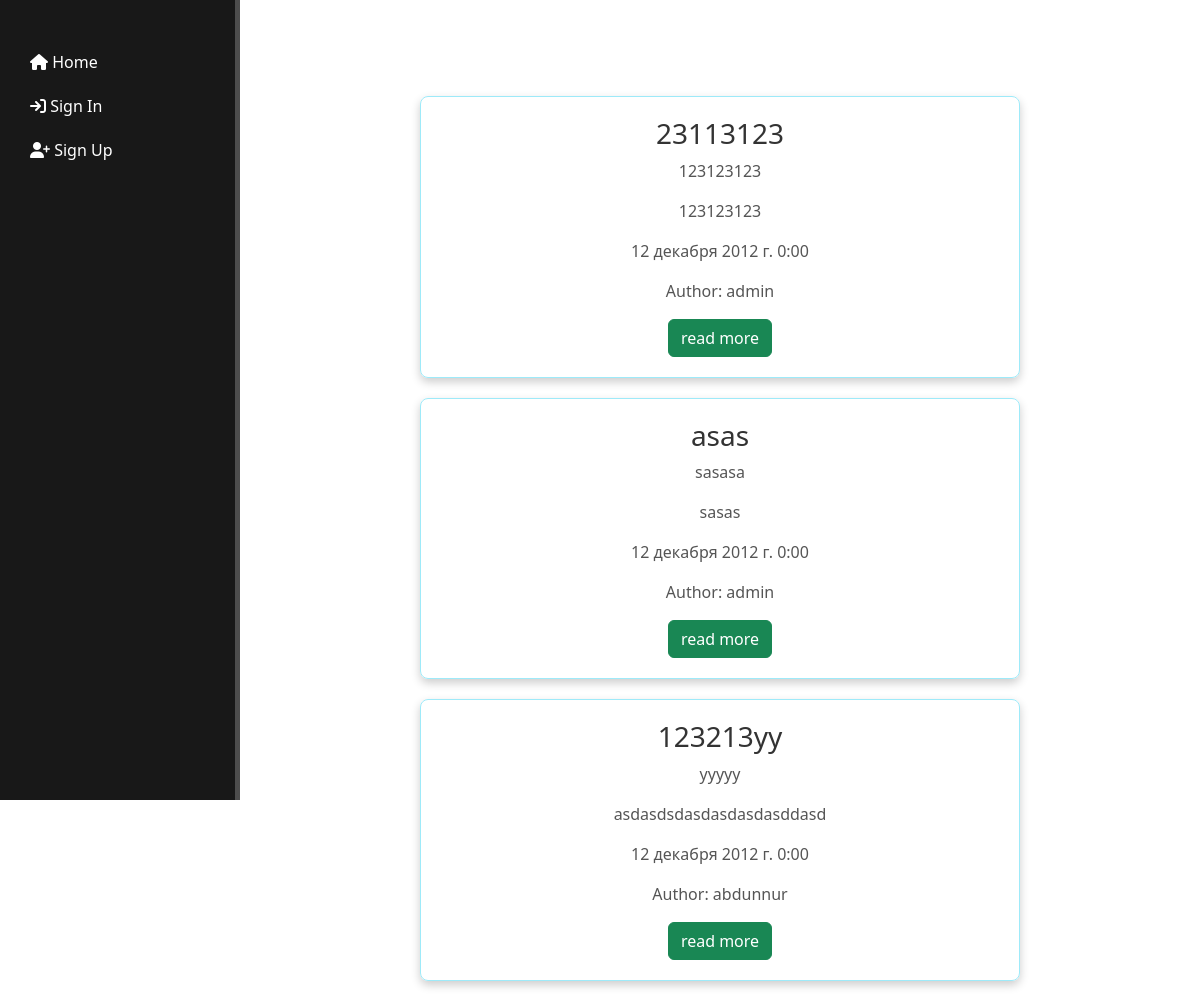
Before: /news/ with the older database file.
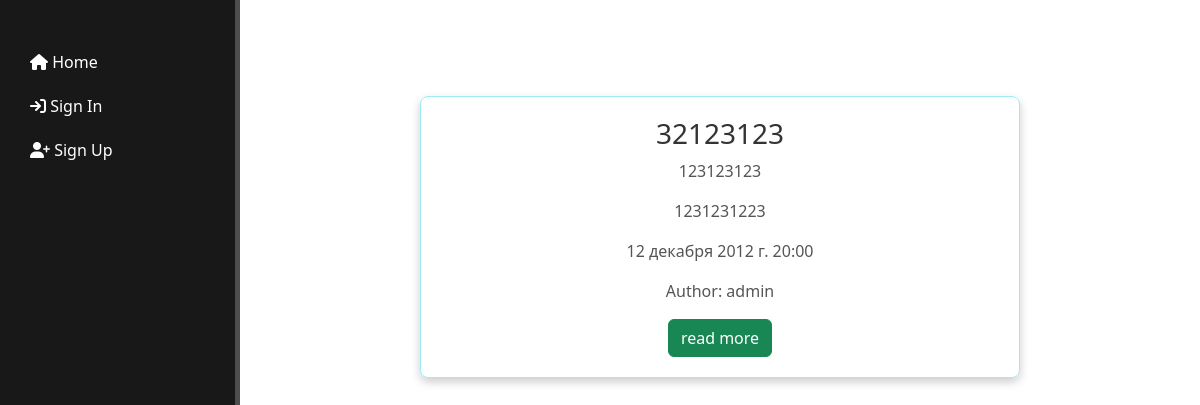
After: the same page with the newer database file.
### news/models.py (models this page shows, shortened)
class Articles(models.Model):
    user = models.ForeignKey(User,
        verbose_name='Author',
        on_delete=models.CASCADE
    )
    title = models.CharField('Name', max_length=50)
    anons = models.CharField('Anons', max_length=250)
    full_text = models.TextField('Article')
    date = models.DateTimeField('Publication date')

### news/views.py (the view)
# urls.py: path('', views.news_home, name='news_home'),
def news_home(request):
    news = Articles.objects.order_by('-date')
    return render(request, 'news/news_home.html', {'news': news})

### news/templates/news/news_home.html
{% extends 'myapp/base.html' %}
{% block content %}
    <div class="features">
        <h1>News</h1>
        {% if news %}
            {% for el in news %}
                <div class="alert alert-info news-card">
                    <h3>{{ el.title }}</h3>
                    <p>{{ el.anons }}</p>
                    <p>{{ el.full_text }}</p>
                    <p>{{ el.date }}</p>
                    <p>Author: {{ el.user }}</p>
                    <a href="{% url 'news-detail' el.id %}" class="btn btn-success">read more</a>
                </div>
            {% endfor %}
        {% else %}
            <p>you have no news</p>
        {% endif %}
    </div>
{% endblock %}

Changed rows visible on the page:
removed Articles: title "23113123", anons "123123123", full_text "123123123", date "12 декабря 2012 г. 0:00", user "admin"
removed Articles: title "asas", anons "sasasa", full_text "sasas", date "12 декабря 2012 г. 0:00", user "admin"
removed Articles: title "123213yy", anons "yyyyy", full_text "asdasdsdasdasdasdasddasd", date "12 декабря 2012 г. 0:00", user "abdunnur"
added Articles: title "32123123", anons "123123123", full_text "1231231223", date "12 декабря 2012 г. 20:00", user "admin"
